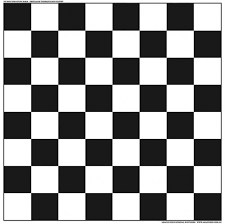
#> input picture 2016BEC070 VAIDEHI HATWAR/practical4/chess.png, 225 x 224 px
$ python cdf.py
#> lines starting #> are read from the running program, lines starting #| are printed output that depends on the picture
# -*- coding: utf-8 -*-
"""
Created on Sun Oct  6 23:17:04 2019

@author: Mypc
"""

import cv2
import numpy as np
import matplotlib.pyplot as plt
img= cv2.imread('chess.png',1)
#> img is the input picture: shape (224, 225, 3); min 0, max 255, mean 143.4
plt.subplot(2,2,1)
plt.title('original img')
plt.imshow(img)
histr= cv2.calcHist([img],[0],None,[256],[0,256])
#> histr = 256 values, max 20292 at index 255, min 0 at index 1, mean 196.9
plt.subplot(2,2,2)
plt.title('histogram with command ')
plt.plot(histr)
c=np.zeros(256)
print(img.shape)
#| (224, 225, 3)
for i in img:
    for j in i:
        c[j]=c[j]+1
#> after the loop, c has the same summary as histr
plt.subplot(2,2,3)
plt.title('histogram without command ')
plt.plot(c)
for i in range(256):
    c[i]=c[i]/(256*256)
#> after the loop, c = 256 values, max 0.31 at index 255, min 0 at index 1, mean 0.003
for i in range(256):
    c[i]=c[i]+c[i-1]
#> after the loop, c = 256 values from 0.335 to 1.08
plt.subplot(2,2,4)
plt.title('cdf')
plt.plot(c)


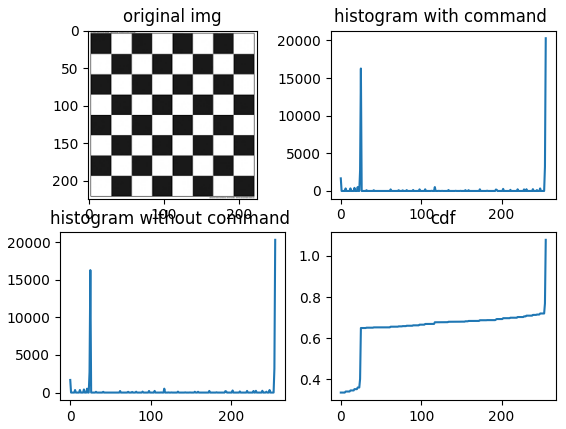
#> figure drawn by matplotlib, 4 panels; panel 2: curve peaks at x = 255, y = 20292; panel 3: curve peaks at x = 255, y = 20292; panel 4: curve peaks at x = 255, y = 1.08
